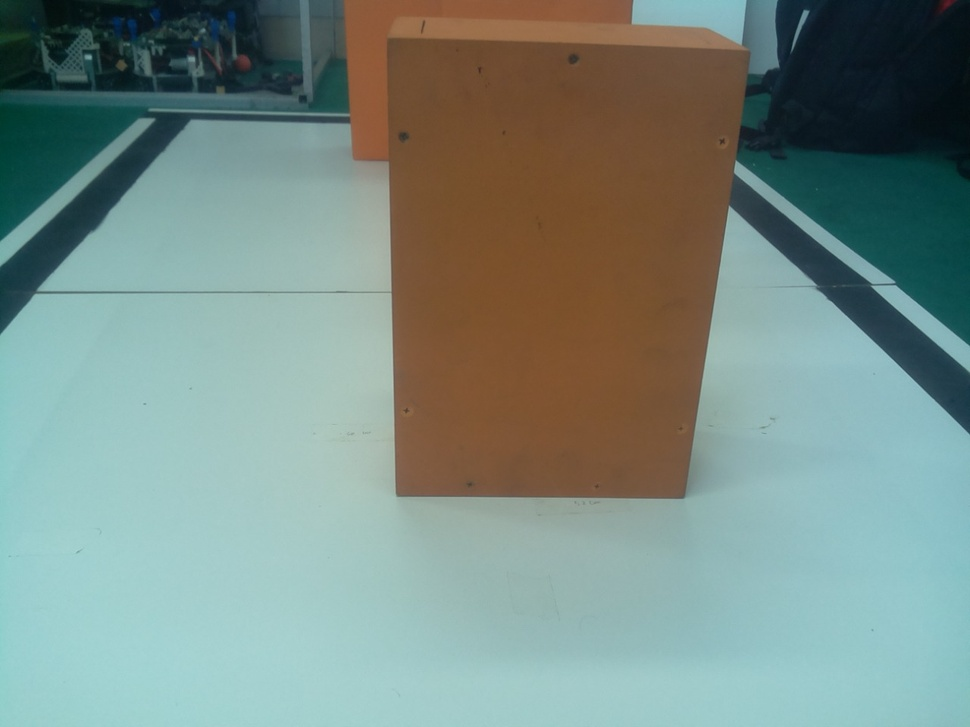
#> input picture 2021/tests/input_imgs/k.jpg, 970 x 727 px, shrunk from 1280 x 960 before the run
$ python edge.py
#> lines starting #> are read from the running program, lines starting #| are printed output that depends on the picture; after the words box and inside, x2 and y2 are one past the last pixel; in counts of white or black regions, pixels touching at a corner belong together
import cv2
import numpy as np
import math
import os

IMG = None
IMG_WIDTH = 0
RIGHT = 1
LEFT = -1

class line():

    def __init__(self, segment):

        segment = segment.reshape(4)
        self.x1, self.y1, self.x2, self.y2 = segment

        side = (self.x1 + self.x2)/2 - IMG_WIDTH/2
        self.side = side / abs(side) # 1 para lado direito e -1 para lado esquerdo

        if self.x1 != self.x2:
            self.angCoef = (self.y2-self.y1)/(self.x2-self.x1)
            self.inc = math.atan(self.angCoef)
            self.linCoef = self.y1 - self.angCoef * self.x1
        else:
            self.linCoef = None
            self.angCoef = None
            self.inc = math.pi/2
    def get_y(self, x):
        return self.linCoef + self.angCoef * x


def white_mask():
    global IMG_WIDTH
    global IMG
    IMG = cv2.imread(os.path.join("input_imgs", "k.jpg"))
#> IMG is the input picture: shape (727, 970, 3); mean B, G, R 133.5, 140.9, 121.5
    IMG_WIDTH = IMG.shape[1]
#> IMG_WIDTH = 970

    hsv = cv2.cvtColor(IMG, cv2.COLOR_BGR2HSV) # converte a cor para hsv
#> hsv: shape (727, 970, 3); mean H, S, V 71.2, 93.3, 151.2
    lower = np.array([0,0,140])   #range de cores em hsv para reconhecer as bordas
    upper = np.array([255,255,255])
    mask = cv2.inRange(hsv, lower, upper)
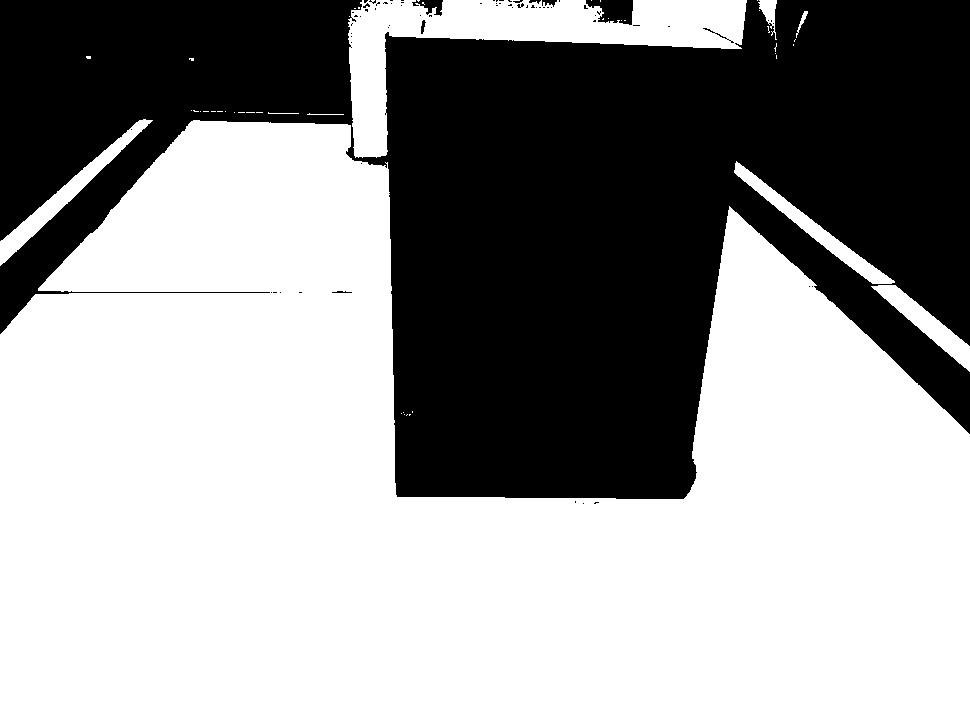
#> mask: shape (727, 970); 60.2% white; 71 black regions (63 under 20 px), largest, box (x1, y1, x2, y2) and area: (0, 0, 970, 499) 279468, (586, 0, 633, 25) 798, (412, 0, 443, 16) 256

    kernel = np.ones((5,5), np.uint8)
    mask = cv2.morphologyEx(mask, cv2.MORPH_OPEN, kernel, iterations=2)
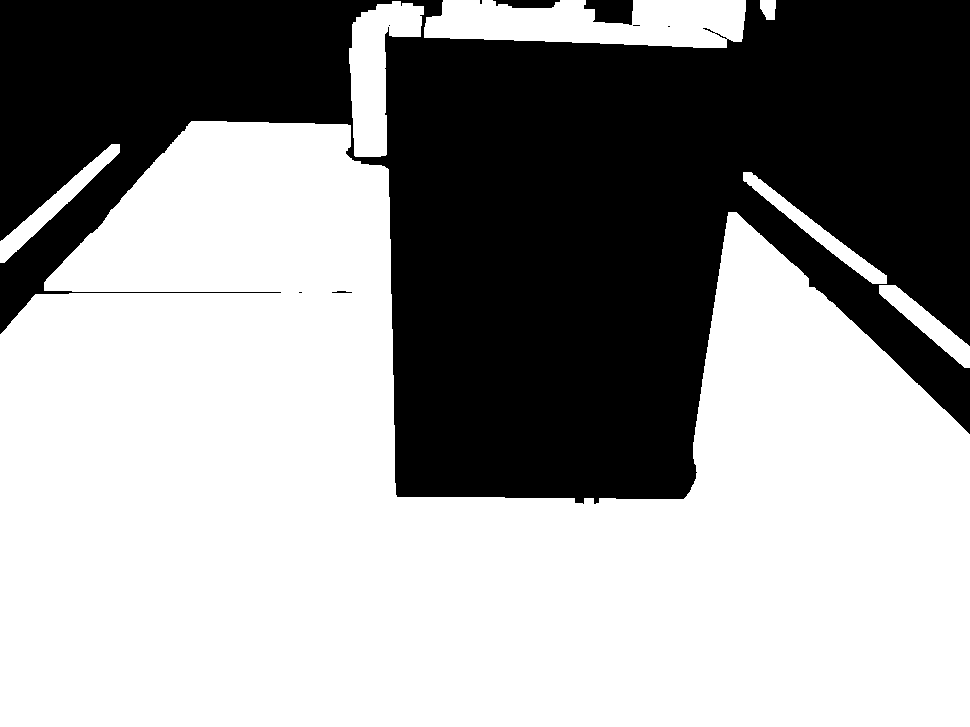
#> mask: shape (727, 970); 59.8% white; 9 black regions (5 under 20 px), largest, box (x1, y1, x2, y2) and area: (0, 0, 970, 504) 281770, (584, 0, 633, 25) 956, (493, 0, 560, 8) 428, (332, 291, 352, 293) 29
    cv2.imwrite('edge.png', mask)
    return mask

def edge():
    edges = cv2.Canny(white_mask(), 75, 150) # destaca as linhas da imagem convertida em preto e branco
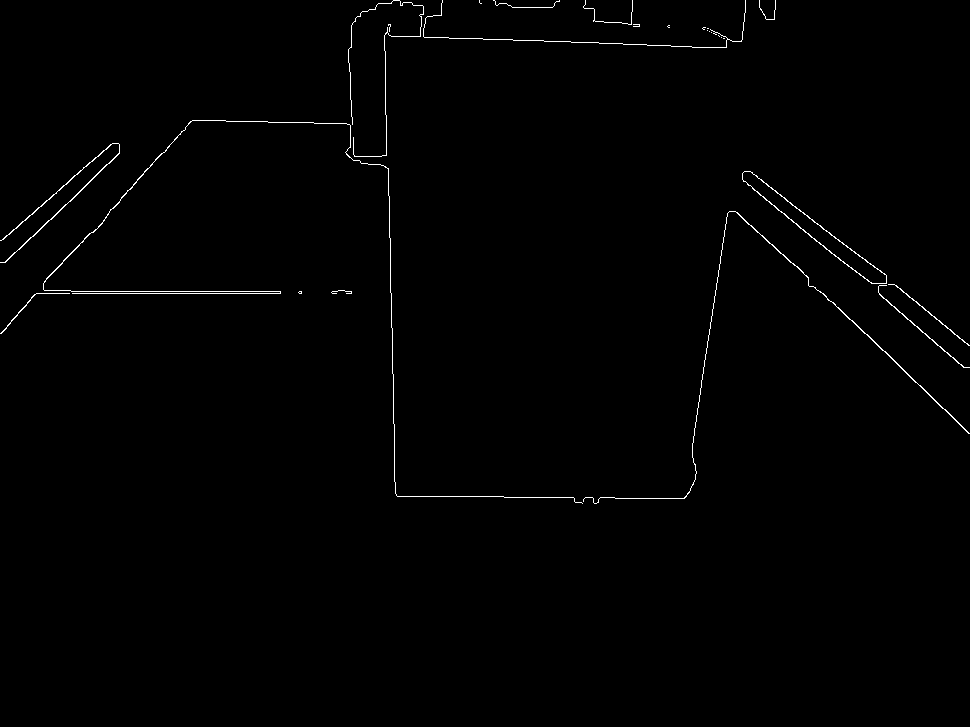
#> edges: shape (727, 970); 0.68% white in thin lines or dots, all inside (x1, y1, x2, y2) = (0, 0, 970, 504)
    segments = cv2.HoughLinesP(edges, 1, np.pi/180, 20, maxLineGap=20, minLineLength=50) # obtem os pontos que formam os segmentos de reta das linhas
#> segments = 32 rows, first 6: [36, 293, 301, 293], [384, 35, 726, 47], [391, 293, 395, 493], [842, 242, 969, 345], [535, 497, 648, 498], [71, 291, 301, 291]
    if segments is None: return [], [], 0 #não achou nenhum segmento de reta
    lines = []
    for segment in segments:
        print(segment)
        l = line(segment)
        lines.append(l)
#> this loop made 32 passes
#> side in line on passes 1 to 12: -316.5, 70, -92, 420.5, 106.5, -299, 436.5, 416, -428, -35, 225, -423
#| [[ 36 293 301 293]]
#| [[384  35 726  47]]
#| [[391 293 395 493]]
#| [[842 242 969 345]]
#| [[535 497 648 498]]
#| [[ 71 291 301 291]]
#| [[879 293 964 367]]
#| [[833 302 969 433]]
#> (further printed lines are left out)
#> after the loop, lines = 32 items
    left_major = right_major = np.NINF
    left_edge = right_edge = None

    for l in lines:
        if l.angCoef is not None: # se não for inclinada de 90°
            if l.side*l.angCoef < 3.5 and l.side*l.angCoef > 2/7: #está dentro do range da inclinação
                r_intersect = l.get_y(IMG_WIDTH) # intersecção com a borda direita da imagem
                l_intersect = l.linCoef # intersecção com a borda esquerda da imagem

                if l.side == RIGHT and r_intersect > right_major:           #
                    right_major = r_intersect                               #
                    right_edge = l                                          #     a reta cuja intersecção com a borda lateral é
                if l.side == LEFT and l_intersect > left_major:             #     mais próxima da borda inferior será a borda lateral
                    left_major = l_intersect                                #     da pista
                    left_edge = l                                           #
#> this loop made 32 passes
#> (r_intersect, l_intersect, left_major) on passes 9, 12, 14, 18: (-599.2, 240.9, 240.9), (-669.1, 266.8, 266.8), (-744.9, 331.9, 331.9), (-774.4, 334.1, 334.1)
#> (r_intersect, l_intersect, right_major) on passes 4, 7, 8: (345.8, -440.9, 345.8), (372.2, -472.2, 372.2), (434, -500.4, 434)
#> after the loop, left_major = 334.1; right_major = 434
    if left_edge is None and right_edge is None: return [], [], 0   # nenhuma das retas é borda da pista
    if left_edge is None:
        cv2.line(IMG, (right_edge.x1, right_edge.y1), (right_edge.x2, right_edge.y2), (255,0,255), 2)
    if right_edge is None:
        cv2.line(IMG, (left_edge.x1, left_edge.y1), (left_edge.x2, left_edge.y2), (255,0,255), 2)
    else:
        cv2.line(IMG, (left_edge.x1, left_edge.y1), (left_edge.x2, left_edge.y2), (255,0,255), 2)
        cv2.line(IMG, (right_edge.x1, right_edge.y1), (right_edge.x2, right_edge.y2), (255,0,255), 2)

    mp1 = ((left_edge.x1 + right_edge.x1)//2, (left_edge.y1 + right_edge.y1)//2)
#> mp1 = (417, 317)
    mp2 = ((left_edge.x2 + right_edge.x2)//2, (left_edge.y2 + right_edge.y2)//2)
#> mp2 = (527, 335)
    cv2.line(IMG, mp1, mp2, (255,0,255), 2)
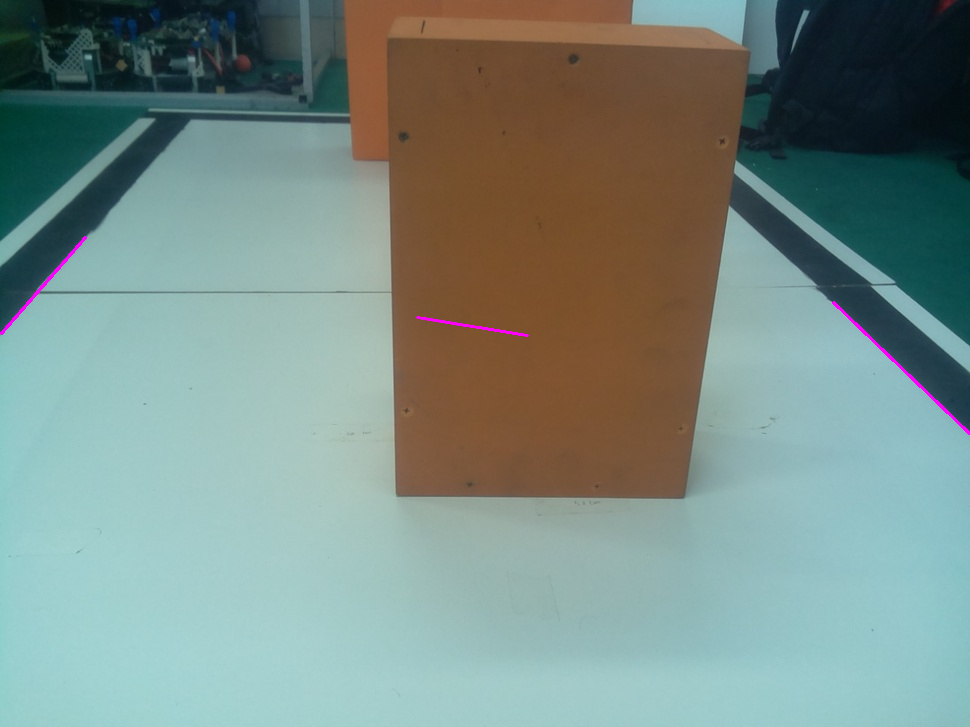
#> IMG: shape (727, 970, 3); mean B, G, R 133.8, 140.7, 121.8

edge()
cv2.imwrite("final.png", IMG)

$ run again, with 2021/tests/input_imgs/d.jpg copied over 2021/tests/input_imgs/k.jpg
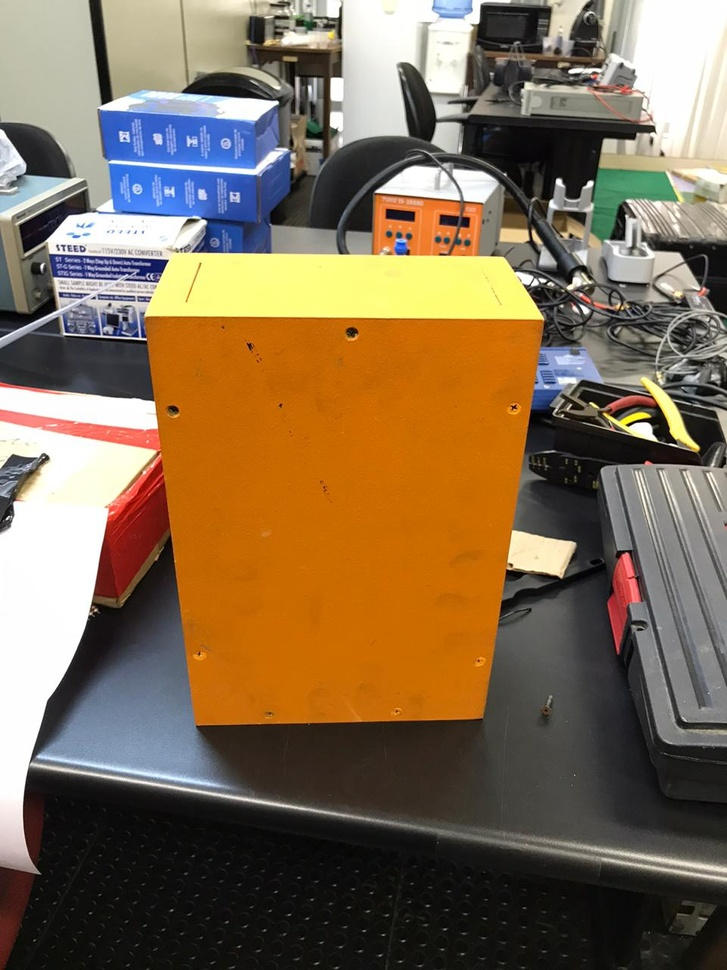
#> input picture 2021/tests/input_imgs/d.jpg, 727 x 970 px, shrunk from 960 x 1280 before the run
#> in white_mask, IMG is the input picture: shape (970, 727, 3); mean B, G, R 82.1, 107.8, 128.7
#> hsv: shape (970, 727, 3); mean H, S, V 38.4, 89.4, 134.6
#> in white_mask, `mask = cv2.inRange(hsv, lower, upper)`:
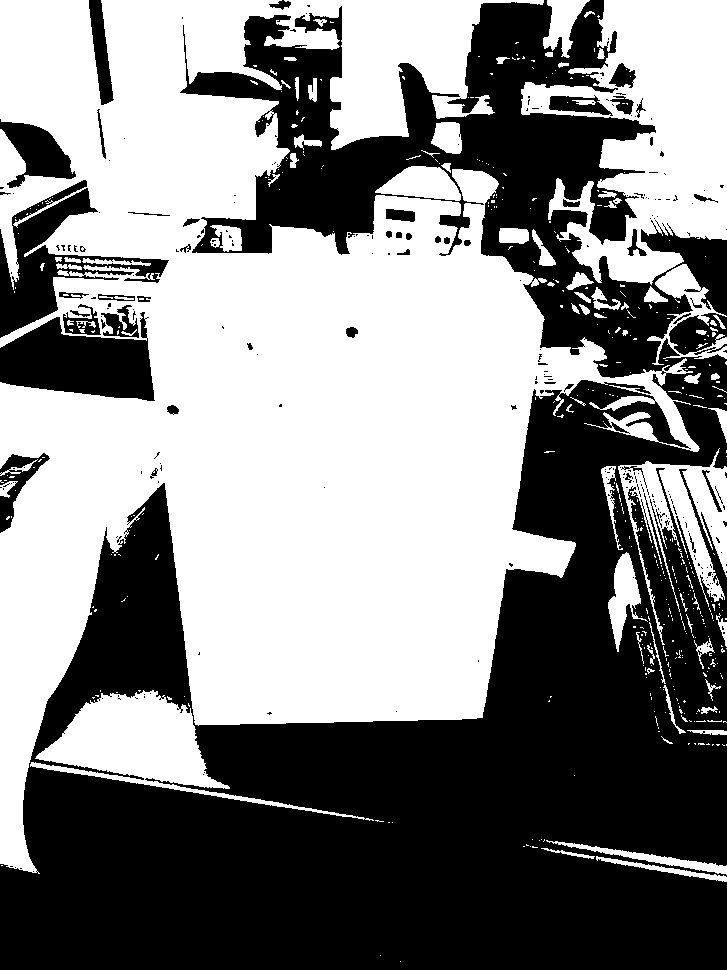
#> mask: shape (970, 727); 52% white; 268 black regions (218 under 20 px), largest, box (x1, y1, x2, y2) and area: (0, 0, 727, 970) 309453, (0, 312, 155, 401) 8770, (0, 180, 169, 338) 7761
#> in edge, `edges = cv2.Canny(white_mask(), 75, 150)`:
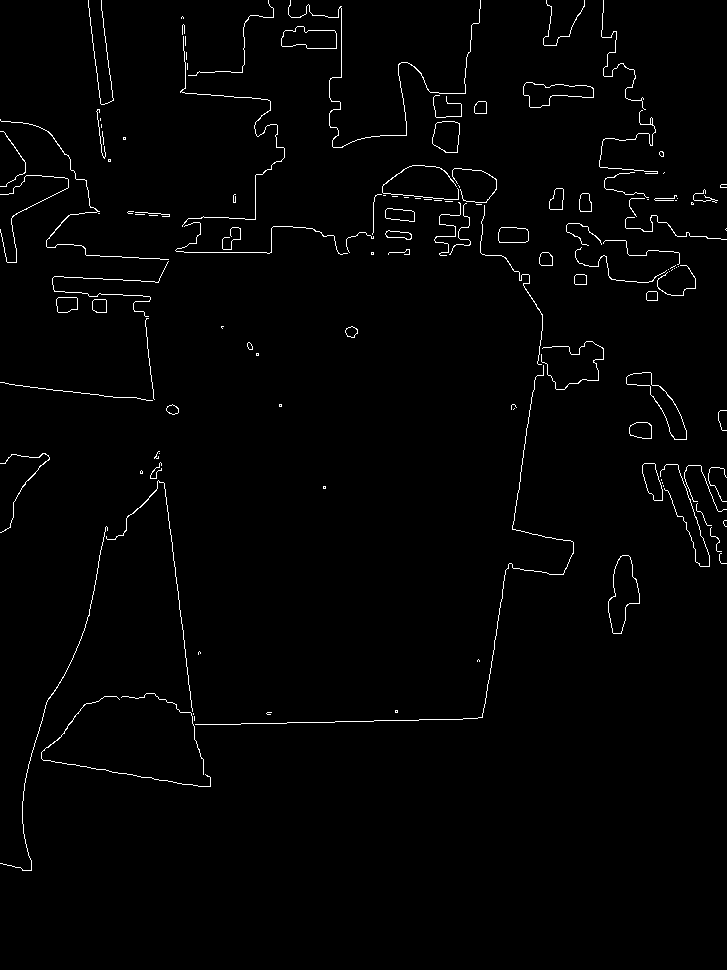
#> edges: shape (970, 727); 1.5% white in thin lines or dots, all inside (x1, y1, x2, y2) = (0, 0, 727, 871)
#> segments = 59 rows, first 6: [165, 489, 197, 747], [193, 724, 373, 721], [482, 717, 505, 570], [184, 252, 271, 252], [383, 193, 486, 202], [503, 256, 539, 309]
#> the loop in edge, `for segment in segments:` made 59 passes
#> side in line on passes 1 to 8: -182.5, -80.5, 130, -136, 71, 157.5, 158, -269.5
#> (printed output is left out)
#> after the loop in edge, `for segment in segments:`: lines = 59 items
#> the loop in edge, `for l in lines:` made 59 passes
#> (r_intersect, l_intersect, right_major) on passes 6, 17, 49: (585.8, -484.5, 585.8), (610.9, -1524.7, 610.9), (803, -928, 803)
#> after the loop in edge, `for l in lines:`: left_major = 817; right_major = 803
#> mp1 = (231, 416)
#> mp2 = (263, 412)
